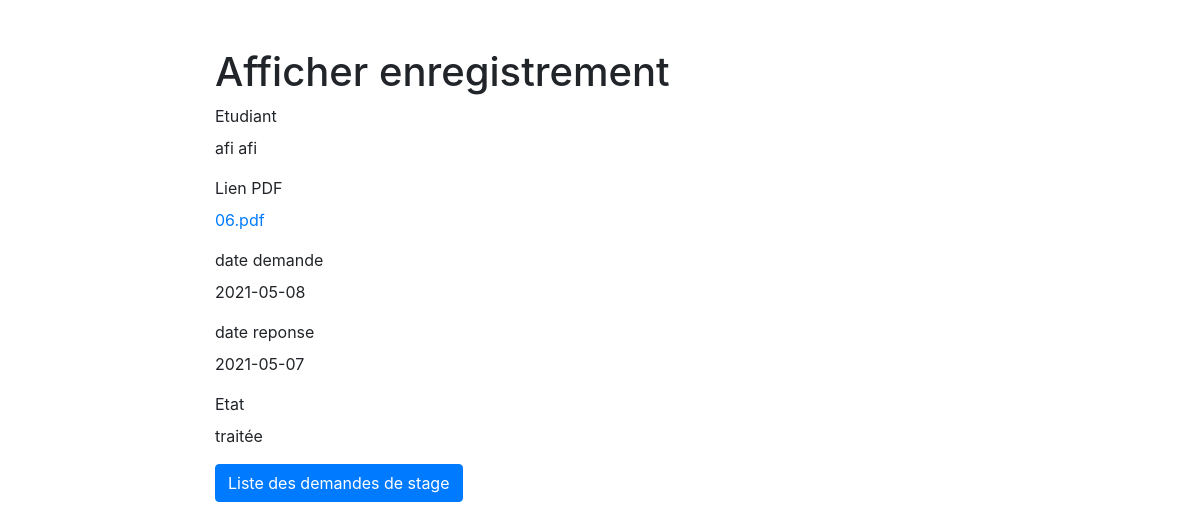
Screenshot of /demande_stage-read.php?id=2 with the database file from the repository.
### tables this page shows
CREATE TABLE IF NOT EXISTS `demande_stage` (
  `id` int(11) NOT NULL AUTO_INCREMENT,
  `id_etudiant` int(11) NOT NULL,
  `nom_pdf` varchar(250) NOT NULL,
  `date_demande` varchar(15) NOT NULL,
  `date_reponse` varchar(15) NOT NULL,
  `etat` int(11) NOT NULL,
  PRIMARY KEY (`id`),
  KEY `demande_stage_ibfk_1` (`id_etudiant`)
);

CREATE TABLE IF NOT EXISTS `utilisateur` (
  `id` int(11) NOT NULL AUTO_INCREMENT,
  `nom` varchar(30) NOT NULL,
  `prenom` varchar(30) NOT NULL,
  `tel` int(30) NOT NULL,
  `email` varchar(50) NOT NULL,
  `adresse` varchar(50) NOT NULL,
  `cin` varchar(10) NOT NULL,
  `login` varchar(30) NOT NULL,
  `pwd` varchar(30) NOT NULL,
  `approuver` int(11) NOT NULL,
  `type` int(11) NOT NULL,
  PRIMARY KEY (`id`),
  UNIQUE KEY `login` (`login`)
);

### function.php (called while the page is built)
<?php
function getEtudiantName($link, $id)
{
    $nom = '';
    $sql = "SELECT nom,prenom FROM utilisateur WHERE id = $id";
    if ($stmt = mysqli_prepare($link, $sql)) {
        if (mysqli_stmt_execute($stmt)) {
            $result = mysqli_stmt_get_result($stmt);
            if (mysqli_num_rows($result) == 1) {
                $row = mysqli_fetch_array($result, MYSQLI_ASSOC);
                $nom = $row["nom"] . ' ' . $row["prenom"];
            }
        }
    }
    return $nom;
}
function getEtat($etat)
{
    if ($etat) {
        return 'traitée';
    } else {
        return 'non traitée';
    }
}

### demande_stage-read.php (the view, shortened to what this page needs)
<?php
if (isset($_GET["id"]) && !empty($_GET["id"])) {
    require_once "config.php";
    require_once "function.php";
    $sql = "SELECT * FROM demande_stage WHERE id = ?";
    if ($stmt = mysqli_prepare($link, $sql)) {
        $param_id = trim($_GET["id"]);
        if (is_int($param_id)) $__vartype = "i";
        elseif (is_string($param_id)) $__vartype = "s";
        elseif (is_numeric($param_id)) $__vartype = "d";
        else $__vartype = "b";
        mysqli_stmt_bind_param($stmt, $__vartype, $param_id);
        if (mysqli_stmt_execute($stmt)) {
            $result = mysqli_stmt_get_result($stmt);
            if (mysqli_num_rows($result) == 1) {
                $row = mysqli_fetch_array($result, MYSQLI_ASSOC);
            } else {
                header("location: error.php");
                exit();
            }
        } else {
            echo "Oops! Something went wrong. Please try again later.<br>" . $stmt->error;
        }
    }
    $nomm = getEtudiantName($link, $row["id_etudiant"]);
} else {
    header("location: error.php");
    exit();
}
?>
<!DOCTYPE html>
<html lang="en">
<head>
    <link rel="stylesheet" href="https://stackpath.bootstrapcdn.com/bootstrap/4.5.0/css/bootstrap.min.css">
</head>
<body>
    <section class="pt-5">
        <div class="container-fluid">
            <div class="row">
                <div class="col-md-8 mx-auto">
                    <div class="page-header">
                        <h1>Afficher enregistrement</h1>
                    </div>
                    <div class="form-group">
                        <label>Etudiant</label>
                        <p class="form-control-static"><?php echo $nomm; ?></p>
                    </div>
                    <div class="form-group">
                        <label>Lien PDF</label>
                        <p class="form-control-static">
                            <a href='/stages_/stages/demandes/<?php echo $row["nom_pdf"]; ?>'><?php echo $row["nom_pdf"]; ?></a>
                        </p>
                    </div>
                    <div class="form-group">
                        <label>date demande</label>
                        <p class="form-control-static"><?php echo $row["date_demande"]; ?></p>
                    </div>
                    <div class="form-group">
                        <label>date reponse</label>
                        <p class="form-control-static"><?php echo $row["date_reponse"]; ?></p>
                    </div>
                    <div class="form-group">
                        <label>Etat</label>
                        <p class="form-control-static"><?php echo getEtat($row["etat"]); ?></p>
                    </div>
                    <p><a href="demande_stage-index.php" class="btn btn-primary">Liste des demandes de stage</a></p>
                </div>
            </div>
        </div>
    </section>
</body>
</html>

### rows the page displays
demande_stage: id_etudiant.prenom "afi afi", nom_pdf "06.pdf", date_demande "2021-05-08", date_reponse "2021-05-07", etat "traitée"
